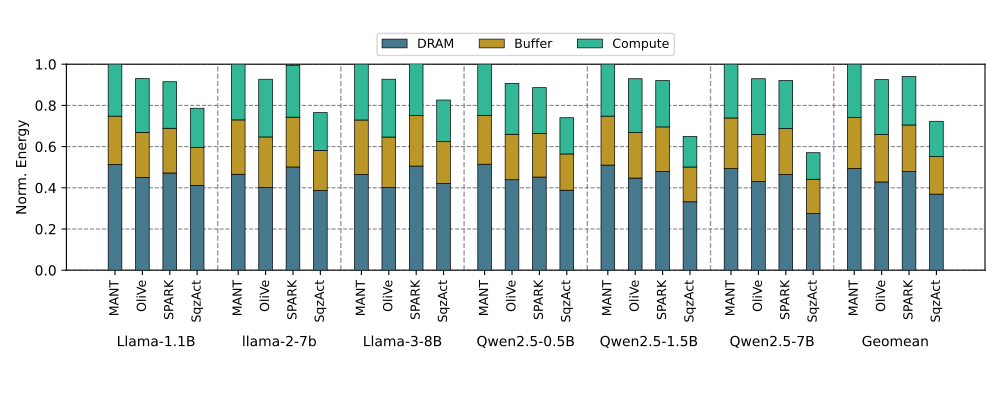

Here is the Python script that generated this plot:
import os
import random
import numpy as np
import torch
import math
from matplotlib import pyplot as plt
import torch.nn.functional as F
import logging
import time
from matplotlib.ticker import PercentFormatter

# import sys
# sys.path.append('...')
# print(sys.path)
# exit()

import time
start_time = time.time()
# ----------------------------------------------------------
import pandas as pd
import torch


# 读 CSV（假设文件叫 energy.csv）
df = pd.read_csv("my_res.csv", header=None)

# 去掉第一行（表头），去掉第一列（Static/Dram/...），去掉最后一列空的逗号
values = df.iloc[5:, 1:-1].astype(float).values

tensor_org = torch.tensor(values, dtype=torch.float32)
new_row = tensor_org[0:2].sum(dim=0)   # 把前两行相加
tensor = torch.vstack([new_row, tensor_org[2:]])


models = [
            'Llama-1.1B',
            'llama-2-7b',
            'Llama-3-8B',
            'Qwen2.5-0.5B',
            'Qwen2.5-1.5B',
            'Qwen2.5-7B',
            'Geomean'
            ]
hw_arch = ['MANT', 'OliVe', 'SPARK', 'SqzAct']
labels = ['DRAM', 'Buffer', 'Compute']

plot_fig = 1
if plot_fig:

    # 创建柱状图
    fig, ax = plt.subplots(figsize=(10, 4), dpi=300)
    # 为每个柱状图分配不同的颜色
    colors = [(242/255, 121/255, 112/255), (187/255, 151/255, 39/255), (50/255, 184/255, 151/255), (199/255, 109/255, 162/255)]
    colors = [(70/255, 120/255, 142/255), (187/255, 151/255, 39/255), (50/255, 184/255, 151/255), (199/255, 109/255, 162/255)]
    # 移动底部的spine（x轴），保持x轴在y=0处
    # ax.spines['bottom'].set_position(('data', 0))
    # 设置x轴刻度标签和旋转角度
    # plt.yticks(np.arange(0, 110, 25))
    plt.ylabel('Norm. Energy')
    # ax.set_yticks(np.arange(0, 1.5, 0.25))


    plt.ylim(0, 1)
    # plt.xlim(-0.5, 7.5)


    # 设置柱子的宽度
    bar_width = 0.5
    # 迭代 tensor 的第一维度，并生成堆积柱状图
    xticks = []
    xticks_final = torch.tensor([])
    for idx, item in enumerate(np.arange(0, 28, 4)):
        xticks.append(item + idx*0.5)
    xticks = torch.tensor(xticks)

    for i in range(4):
        xticks_final = torch.cat((xticks_final, xticks+i), dim=0)

    xticks, _ = xticks_final.sort()
    ax.set_xticks(xticks)
    ax.set_xticklabels([f'{dut}' for dut in hw_arch * len(models)], rotation=90, fontsize=9)
    gap = 0.2

    for i in range(tensor.shape[0]):
        data = tensor[i]
        bottom = torch.zeros_like(data) if i == 0 else bottom + tensor[i-1]
        ax.bar(xticks, data, width=bar_width, edgecolor='black', color=colors[i], linewidth=0.5, bottom=bottom, label=labels[i], zorder=3)

    # plt.hlines(y = 0.5, xmin = -0.5, xmax = 7.5, color ='r', zorder=4)


    # 在柱子之间画竖线
    for i in range(6):
        ax.axvline(x=(xticks[3+i*4] + xticks[4+i*4])/2, color='grey', linestyle='--', linewidth=1, alpha=0.8)
    # 只显示水平方向的网格线
    ax.grid(True, axis='y', linestyle='--', color='gray', zorder=0)
    # Change y-axis to percentage format
    # ax.yaxis.set_major_formatter(PercentFormatter(xmax=1, decimals=0, symbol=''))
    # ax.tick_params(axis='y', labelcolor='black')
    # # ax.set_xlabel('Columns')

    # ax.set_ylabel('Normalized Energy (%)', labelpad=-3)
    # # ax.set_title('Stacked Bar Chart of Tensor with Custom Style')
    # plt.tick_params(bottom=False, left=False)
    # 将图例放置在坐标轴框线外的正上方
    plt.legend(loc='upper center', bbox_to_anchor=(0.5, 1.18), ncol=4, fontsize=9) # 控制图形和文本之间的间距
    # ax.legend(bbox_to_anchor=(0.7, 1.2), ncol=4)
    for i in range(7):
        ax.text((xticks[1+i*4] + xticks[2+i*4])/2, -0.35, models[i], fontsize=10, ha='center', va='center')
    plt.tight_layout()
    # plt.subplots_adjust(left=0.05, right=0.995, bottom=0.01, top=0.895)


    plt.savefig(f'energy.pdf')
    # plt.savefig('energy.png', bbox_inches='tight')
    # plt.savefig('energy.pdf')
    plt.close()


# ----------------------------------------------------------
end_time = time.time()
hour = (end_time-start_time)//360
min = (end_time-start_time)//60 - hour * 60
sec = (end_time-start_time) - min * 60
print(f'RUNING TIME: {int(hour)}h-{int(min)}m-{int(sec)}s')
